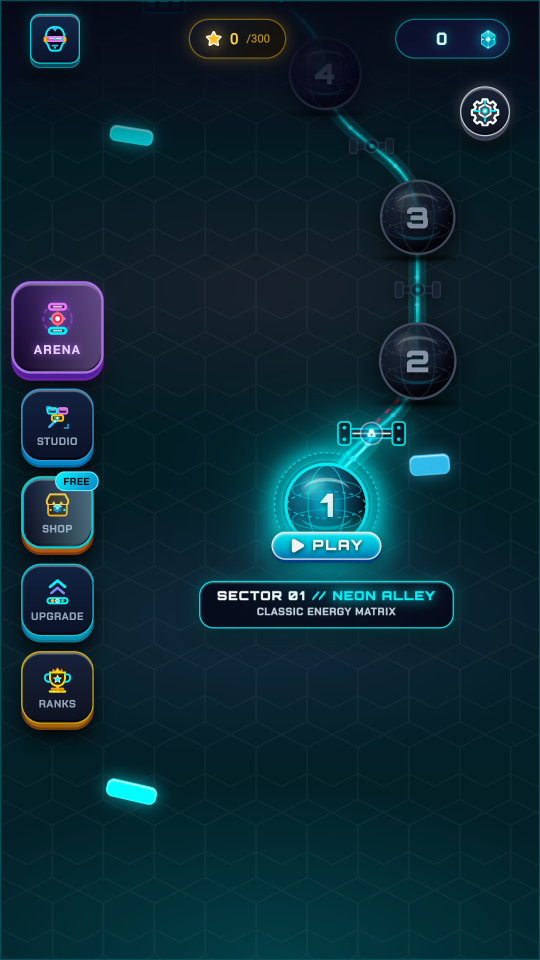
#> input picture showcase/.raw_916/raw_01_map.png, 1080 x 1920 px (shown at 1/2 size); its folder holds only this picture in this run
$ python compose_34_showcase.py
#> lines starting #> are read from the running program, lines starting #| are printed output that depends on the picture
#!/usr/bin/env python3
"""
Compose 3:4 App Store / Showcase Slides (1200x1600):
- Overall Canvas: 3:4 aspect ratio (1200 x 1600)
- Inside: Real 9:16 mobile smartphone mockup
- Side (Left or Right): Big bold cyberpunk feature highlights, badges, specs & typography
"""
import os
import math
import numpy as np
from PIL import Image, ImageDraw, ImageFilter, ImageFont

BASE_DIR = os.path.dirname(os.path.dirname(os.path.abspath(__file__)))
RAW_DIR = os.path.join(BASE_DIR, 'showcase', '.raw_916')
OUT_DIR = os.path.join(BASE_DIR, 'showcase', 'screenshots')

os.makedirs(OUT_DIR, exist_ok=True)

FONT_BOLD = '/System/Library/Fonts/Supplemental/Arial Bold.ttf'
FONT_TITLE = '/System/Library/Fonts/Supplemental/Futura.ttc'
FONT_TREBUCHET = '/System/Library/Fonts/Supplemental/Trebuchet MS Bold.ttf'
FONT_REGULAR = '/System/Library/Fonts/HelveticaNeue.ttc'

def get_font(path, size):
    try:
        return ImageFont.truetype(path, size)
    except Exception:
        return ImageFont.load_default()

def create_cyber_bg(w, h, primary_color=(0, 240, 255), secondary_color=(168, 85, 247)):
#> called with w = 1200, h = 1600, primary_color = (0, 240, 255), secondary_color = (168, 85, 247)
    y, x = np.ogrid[:h, :w]
    cx, cy = w * 0.5, h * 0.5
    r = np.hypot(x - cx, y - cy) / math.hypot(cx, cy)
    t = np.clip(r, 0.0, 1.0) ** 1.6

    red = (10 * (1 - t) + 3 * t).astype(np.uint8)
    green = (14 * (1 - t) + 4 * t).astype(np.uint8)
    blue = (32 * (1 - t) + 12 * t).astype(np.uint8)
    alpha = np.full((h, w), 255, dtype=np.uint8)

    bg = Image.fromarray(np.dstack([red, green, blue, alpha]))
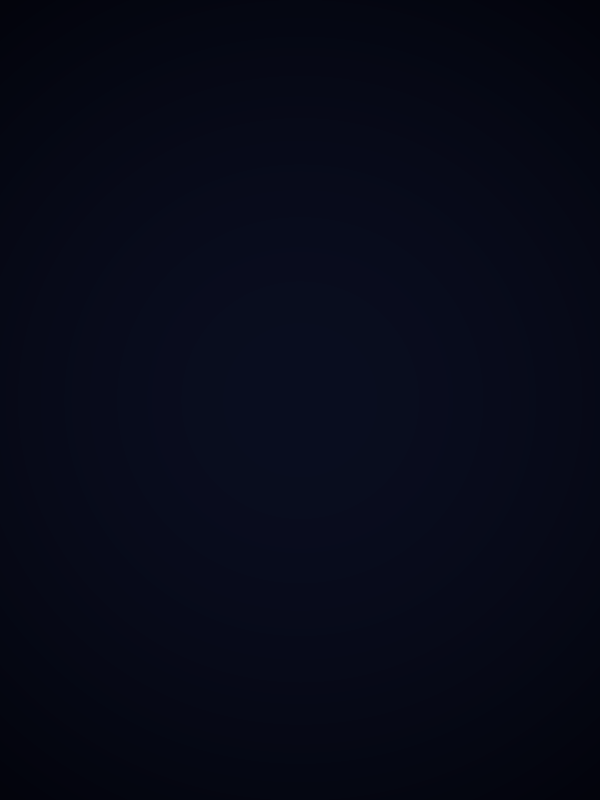
#> bg: PIL image 1200x1600 RGBA (shown at 1/2 size); mean R, G, B, A 6.7, 9.5, 23.5, 255
    overlay = Image.new('RGBA', (w, h), (0, 0, 0, 0))
#> overlay: PIL image 1200x1600 RGBA; every value is 0
    draw = ImageDraw.Draw(overlay)

    # Subtle cyber grid
    grid = 40
    for gx in range(0, w, grid):
        draw.line([(gx, 0), (gx, h)], fill=(20, 35, 65, 22), width=1)
    for gy in range(0, h, grid):
        draw.line([(0, gy), (w, gy)], fill=(20, 35, 65, 22), width=1)

    # Primary nebula flare
    draw.ellipse([int(w * 0.7 - 350), int(h * 0.3 - 350),
                  int(w * 0.7 + 350), int(h * 0.3 + 350)],
                 fill=(primary_color[0], primary_color[1], primary_color[2], 30))

    # Secondary nebula flare
    draw.ellipse([int(w * 0.25 - 320), int(h * 0.75 - 320),
                  int(w * 0.25 + 320), int(h * 0.75 + 320)],
                 fill=(secondary_color[0], secondary_color[1], secondary_color[2], 26))

    blurred = overlay.filter(ImageFilter.GaussianBlur(radius=40))
    return Image.alpha_composite(bg, blurred)

def build_phone_916_mockup(raw_img_path, phone_w, phone_h, border_color=(0, 240, 255, 240)):
    """
    Renders 9:16 mobile phone mockup with rounded corners, dynamic island, and sleek titanium bezel.
    """
#> called with raw_img_path = 'showcase/.raw_916/raw_01_map.png', phone_w = 765, phone_h = 1360, border_color = (0, 240, 255, 240)
    corner_r = 38
    phone = Image.new('RGBA', (phone_w, phone_h), (0, 0, 0, 0))
#> phone: PIL image 765x1360 RGBA; every value is 0
    pdraw = ImageDraw.Draw(phone)
    pdraw.rounded_rectangle([0, 0, phone_w, phone_h], radius=corner_r, fill=(10, 14, 24, 255))

    bezel = 10
    screen_w = phone_w - bezel * 2
    screen_h = phone_h - bezel * 2
    screen_r = corner_r - bezel

    # Scale raw 9:16 image
    raw_img = Image.open(raw_img_path).convert('RGBA')
    resized = raw_img.resize((screen_w, screen_h), Image.Resampling.LANCZOS)

    mask = Image.new('L', (screen_w, screen_h), 0)
#> mask: PIL image 745x1340 L; every value is 0
    mdraw = ImageDraw.Draw(mask)
    mdraw.rounded_rectangle([0, 0, screen_w, screen_h], radius=screen_r, fill=255)

    screen_layer = Image.new('RGBA', (phone_w, phone_h), (0, 0, 0, 0))
    screen_layer.paste(resized, (bezel, bezel), mask)
    phone = Image.alpha_composite(phone, screen_layer)
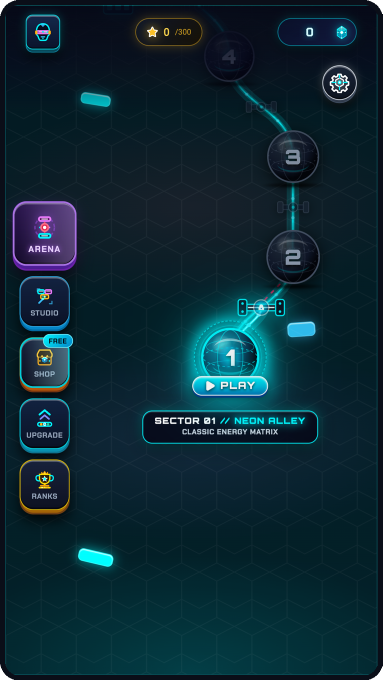
#> phone: PIL image 765x1360 RGBA (shown at 1/2 size); mean R, G, B, A 12.5, 40.2, 51.2, 254.7; transparent parts drawn white

    # Dynamic Island Capsule
    pdraw = ImageDraw.Draw(phone)
    pill_w = int(screen_w * 0.28)
    pill_h = 16
    pill_x = (phone_w - pill_w) // 2
    pill_y = bezel + 6
    pdraw.rounded_rectangle([pill_x, pill_y, pill_x + pill_w, pill_y + pill_h], radius=8, fill=(0, 0, 0, 240))

    # Outer Titanium / Neon Chamfer
    border_layer = Image.new('RGBA', (phone_w, phone_h), (0, 0, 0, 0))
    bdraw = ImageDraw.Draw(border_layer)
    bdraw.rounded_rectangle([1, 1, phone_w - 2, phone_h - 2], radius=corner_r, outline=border_color, width=3)
    bdraw.rounded_rectangle([bezel - 1, bezel - 1, phone_w - bezel + 1, phone_h - bezel + 1],
                            radius=screen_r + 1, outline=(255, 255, 255, 45), width=1)

    return Image.alpha_composite(phone, border_layer)
#> returned value: PIL image 765x1360 RGBA

def add_smooth_shadow(canvas, element, x, y, blur_radius=28, opacity=200):
    """
    Applies a smooth drop shadow with generous 120px padding to avoid any hard edge clipping.
    """
#> called with x = 400, y = 120, blur_radius = 30, opacity = 220
    pad = 120
    ew, eh = element.size
#> ew = 765; eh = 1360
    shadow_box = Image.new('RGBA', (ew + pad * 2, eh + pad * 2), (0, 0, 0, 0))
#> shadow_box: PIL image 1005x1600 RGBA; every value is 0
    sdraw = ImageDraw.Draw(shadow_box)
    sdraw.rounded_rectangle([pad + 6, pad + 12, pad + ew - 6, pad + eh + 4], radius=40, fill=(0, 0, 0, opacity))
    blurred = shadow_box.filter(ImageFilter.GaussianBlur(radius=blur_radius))
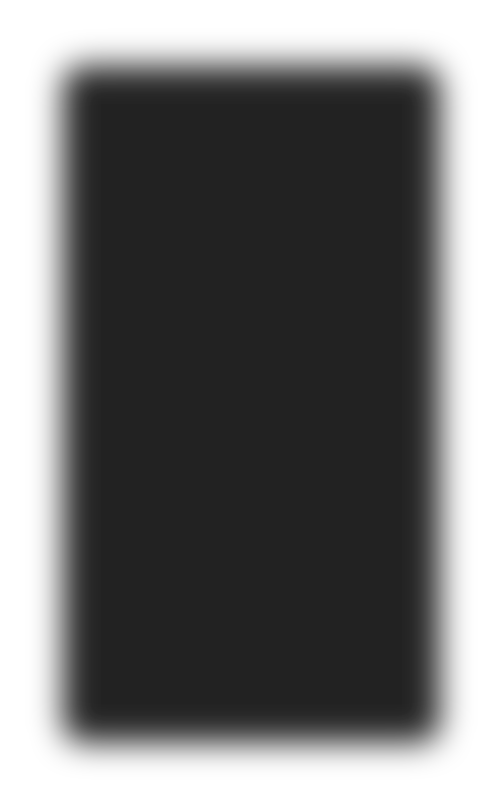
#> blurred: PIL image 1005x1600 RGBA (shown at 1/2 size); mean R, G, B, A 0, 0, 0, 139.4; transparent parts drawn white

    canvas.paste(blurred, (x - pad, y - pad), blurred)
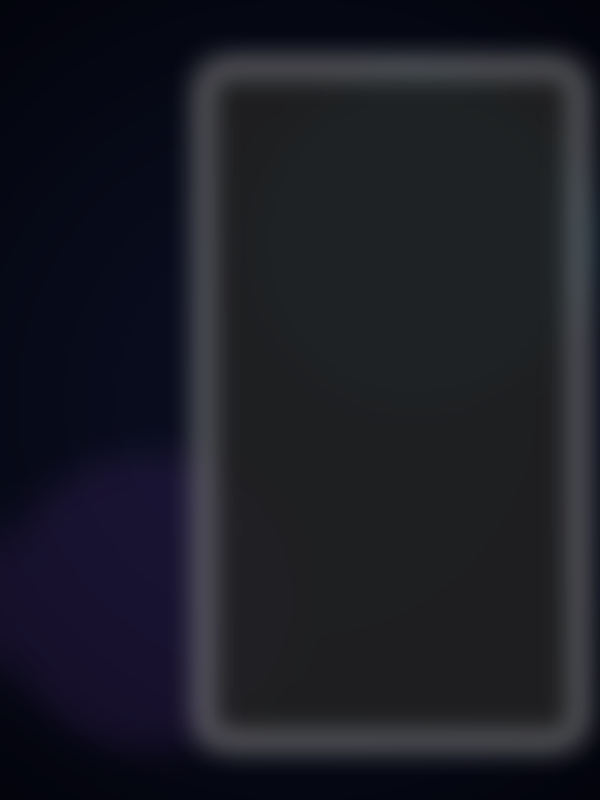
#> canvas: PIL image 1200x1600 RGBA (shown at 1/2 size); mean R, G, B, A 5.1, 6.3, 15.1, 232.3; transparent parts drawn white
    canvas.paste(element, (x, y), element)
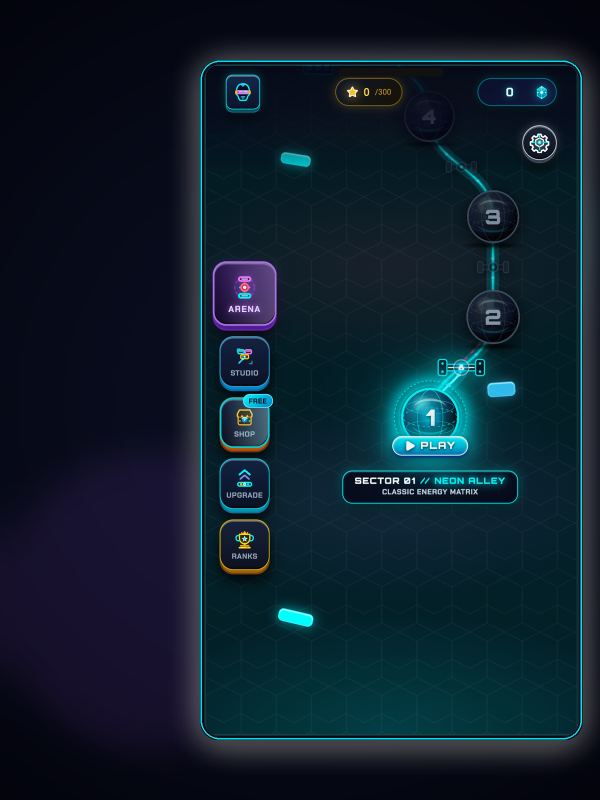
#> canvas: PIL image 1200x1600 RGBA (shown at 1/2 size); mean R, G, B, A 11.1, 27.8, 40.9, 251.5; transparent parts drawn white

def compose_slide(raw_file, out_file, title_lines, subtitle, badge, desc_lines, specs, side='right',
                  primary_color=(0, 240, 255), secondary_color=(168, 85, 247)):
    w, h = 1200, 1600
    canvas = create_cyber_bg(w, h, primary_color, secondary_color)
    draw = ImageDraw.Draw(canvas)

    raw_path = os.path.join(RAW_DIR, raw_file)
    if not os.path.exists(raw_path):
        print(f"Error: {raw_path} not found!")
        return

    # Phone size (exact 9:16 aspect ratio: 1360 x 765)
    phone_h = 1360
    phone_w = 765
    phone_mockup = build_phone_916_mockup(raw_path, phone_w, phone_h, border_color=(*primary_color, 240))

    font_badge = get_font(FONT_BOLD, 20)
    font_title = get_font(FONT_TITLE, 38)
    font_sub = get_font(FONT_TREBUCHET, 21)
    font_desc = get_font(FONT_REGULAR, 20)
    font_spec = get_font(FONT_BOLD, 17)

    phone_y = 120 # (1600 - 1360) // 2

    if side == 'right':
        phone_x = 400
        text_x = 42
    else:
        phone_x = 35
        text_x = 830

    # Render phone with smooth drop shadow
    add_smooth_shadow(canvas, phone_mockup, phone_x, phone_y, blur_radius=30, opacity=220)

    # RENDER TEXT CONTENT ON SIDE
    ty = phone_y + 45

    # 1. Badge Pill
    bbox = font_badge.getbbox(badge)
    bw = bbox[2] - bbox[0] + 28
    draw.rounded_rectangle([text_x, ty, text_x + bw, ty + 38], radius=10,
                           fill=(13, 22, 48, 230), outline=(*primary_color, 220), width=2)
    draw.text((text_x + 14, ty + 8), badge, font=font_badge, fill=primary_color)
    ty += 58

    # 2. Main Title (stacked lines)
    for line in title_lines:
        draw.text((text_x, ty), line, font=font_title, fill=(255, 255, 255))
        ty += 46
#> after the loop, ty = 315
    ty += 6
#> ty = 321

    # 3. Accent Subtitle
    draw.text((text_x, ty), subtitle, font=font_sub, fill=primary_color)
    ty += 40
#> ty = 361

    # 4. Description Lines
    for dline in desc_lines:
        draw.text((text_x, ty), dline, font=font_desc, fill=(185, 195, 215))
        ty += 29
#> this loop made 5 passes
#> ty on passes 1 to 5: 390, 419, 448, 477, 506
#> after the loop, ty = 506
    ty += 28
#> ty = 534

    # 5. Feature Specs Pills
    for spec in specs:
        s_bbox = font_spec.getbbox(spec)
        sw = s_bbox[2] - s_bbox[0] + 30
        draw.rounded_rectangle([text_x, ty, text_x + sw, ty + 38], radius=10,
                               fill=(15, 23, 42, 220), outline=(*secondary_color, 180), width=2)
        # Dot bullet (vector drawn circle)
        draw.ellipse([text_x + 10, ty + 15, text_x + 16, ty + 21], fill=secondary_color)
        draw.text((text_x + 22, ty + 9), spec, font=font_spec, fill=(241, 245, 249))
        ty += 48
#> this loop made 4 passes
#> ty on passes 1 to 4: 582, 630, 678, 726
#> after the loop, ty = 726

    out_path = os.path.join(OUT_DIR, out_file)
    canvas.save(out_path, 'PNG', optimize=True)
    print(f"✓ Saved 3:4 Showcase Slide: {out_file} ({phone_w}x{phone_h} phone in 1200x1600 canvas)")

def main():
    print("--- Composing 3:4 Showcase Slides with 9:16 Mobile Mockup & Side Highlights ---")

    # 1. Campaign Map
    compose_slide(
        raw_file='raw_01_map.png',
        out_file='mobile-01-campaign-map.png',
        title_lines=['100 TACTICAL', 'SECTORS'],
        subtitle='COSMIC MAP PROGRESSION',
        badge='01 // CAMPAIGN MAP',
        desc_lines=[
            'Explore 10 deep-space',
            'themed worlds with',
            'progressive brick challenges,',
            'glowing routes, and',
            'smart map positioning.'
        ],
        specs=['10 Cyber Galaxies', 'Smooth Map Scroll', 'Intelligent Centering', '3-Star Rating Tiers'],
        side='right',
        primary_color=(0, 240, 255),
        secondary_color=(168, 85, 247)
    )

    # 2. Level Preview Modal
    compose_slide(
        raw_file='raw_02_preview.png',
        out_file='mobile-02-level-preview.png',
        title_lines=['SECTOR INTEL', '& RATINGS'],
        subtitle='TACTICAL PRE-FLIGHT',
        badge='02 // LEVEL PREVIEW',
        desc_lines=[
            'Inspect target counts,',
            'total armor hit points,',
            'star thresholds, and',
            'live pilot speedrun',
            'rankings before takeoff.'
        ],
        specs=['Real-Time Pilot Ranks', 'Target & HP Breakdown', 'Speedrun Times', 'Direct Sector Launch'],
        side='left',
        primary_color=(244, 63, 94),
        secondary_color=(0, 240, 255)
    )

    # 3. Gameplay Action
    compose_slide(
        raw_file='raw_03_gameplay.png',
        out_file='mobile-03-gameplay-action.png',
        title_lines=['C++ WASM', 'PHYSICS CORE'],
        subtitle='SUB-MILLISECOND WASM',
        badge='03 // PURE GAMEPLAY',
        desc_lines=[
            'Continuous collision loops,',
            'zero garbage-collection lag,',
            'fluid touch deflection,',
            'dynamic particle trails,',
            'and 120 FPS performance.'
        ],
        specs=['WebAssembly Engine', 'Touch & Tilt Steering', 'WebGL 2 Particle Shaders', 'Vibration Haptics'],
        side='right',
        primary_color=(0, 240, 255),
        secondary_color=(234, 179, 8)
    )

    # 4. Global Arena
    compose_slide(
        raw_file='raw_04_arena.png',
        out_file='mobile-04-global-arena.png',
        title_lines=['GLOBAL APEX', 'ARENA'],
        subtitle='LIVE APEX ARENA',
        badge='04 // GLOBAL ARENA',
        desc_lines=[
            'Compete with pilots',
            'worldwide across daily',
            'apex missions and verified',
            'community speedrun stages.'
        ],
        specs=['Daily Apex Missions', '2X Rep & Core Bonuses', 'Verified Speedruns', 'Cross-Device Cloud Sync'],
        side='left',
        primary_color=(168, 85, 247),
        secondary_color=(0, 240, 255)
    )

    # 5. Level Designer Studio
    compose_slide(
        raw_file='raw_05_designer.png',
        out_file='mobile-05-level-designer.png',
        title_lines=['MATRIX FORGE', 'STUDIO'],
        subtitle='ARENA LEVEL CREATOR',
        badge='05 // LEVEL STUDIO',
        desc_lines=[
            'Build custom arenas on',
            'a multi-tile grid canvas.',
            'Choose from 12+ block types,',
            'test in sandbox mode,',
            'and publish to the cloud.'
        ],
        specs=['12+ Block Archetypes', 'Portals & EMP Bricks', 'One-Click Sandbox Test', 'Instant Cloud Share'],
        side='right',
        primary_color=(234, 179, 8),
        secondary_color=(244, 63, 94)
    )
#> in create_cyber_bg (call 5), `blurred = overlay.filter(ImageFilter.GaussianBlur(radius=40))`:
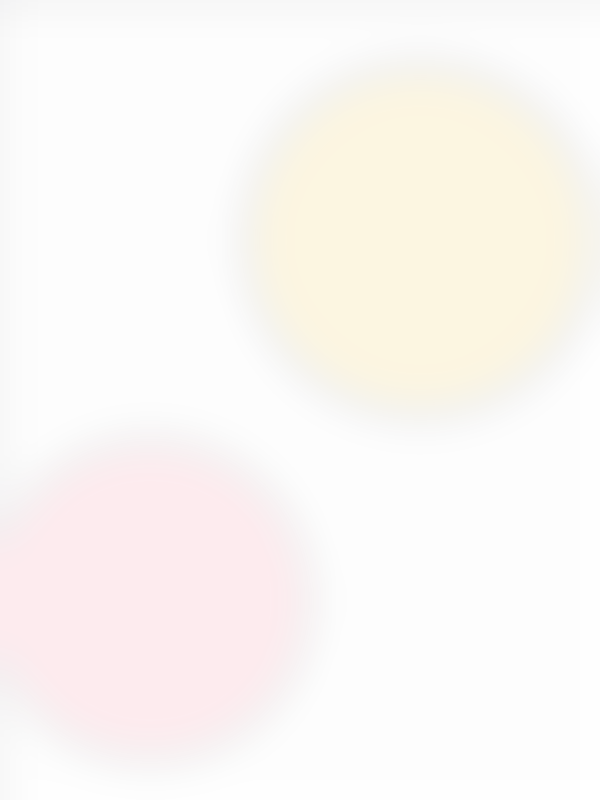
#> blurred: PIL image 1200x1600 RGBA (shown at 1/2 size); mean R, G, B, A 88.3, 48, 20.6, 11.7; transparent parts drawn white
#> in create_cyber_bg (call 5), `return Image.alpha_composite(bg, blurred)`:
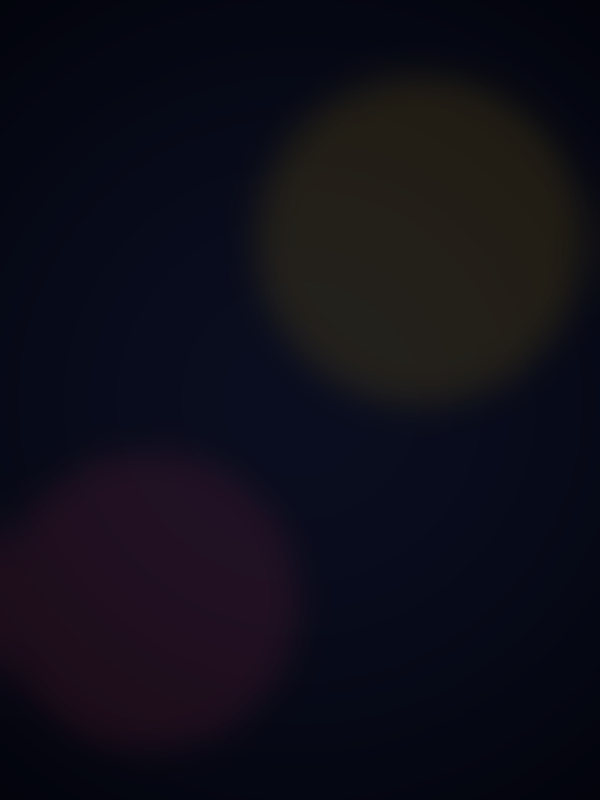
#> returned value: PIL image 1200x1600 RGBA (shown at 1/2 size); mean R, G, B, A 14.9, 13.8, 24.1, 255

    # 6. Cyber Armory
    compose_slide(
        raw_file='raw_06_armory.png',
        out_file='mobile-06-cyber-armory.png',
        title_lines=['CYBER ARMORY', '& ARSENAL'],
        subtitle='HULL & BALL TUNING',
        badge='06 // CYBER ARMORY',
        desc_lines=[
            'Upgrade ball kinetics,',
            'unlock high-tech paddles,',
            'equip energy visual trails,',
            'and redeem secret promo',
            'coupons for core rewards.'
        ],
        specs=['Modular Hull Upgrades', 'Signature Particle Auras', 'Trajectory Aim Matrix', 'Promo Coupon Depot'],
        side='left',
        primary_color=(34, 197, 94),
        secondary_color=(0, 240, 255)
    )

    # 7. Pilot Profile
    compose_slide(
        raw_file='raw_07_profile.png',
        out_file='mobile-07-pilot-profile.png',
        title_lines=['PILOT PROFILE', '& BADGES'],
        subtitle='IDENTITY & BADGES',
        badge='07 // PILOT PROFILE',
        desc_lines=[
            'Track all 16 milestone',
            'achievements, claim',
            'energy cores, and sync',
            'your career progress',
            'across all your devices.'
        ],
        specs=['16 Unlockable Trophies', 'Google & GitHub SSO', 'Multi-Window Sync', 'Cloud Save Backup'],
        side='right',
        primary_color=(0, 240, 255),
        secondary_color=(168, 85, 247)
    )

    print("--- All 7 3:4 Showcase Slides Generated Successfully! ---")

if __name__ == '__main__':
    main()
